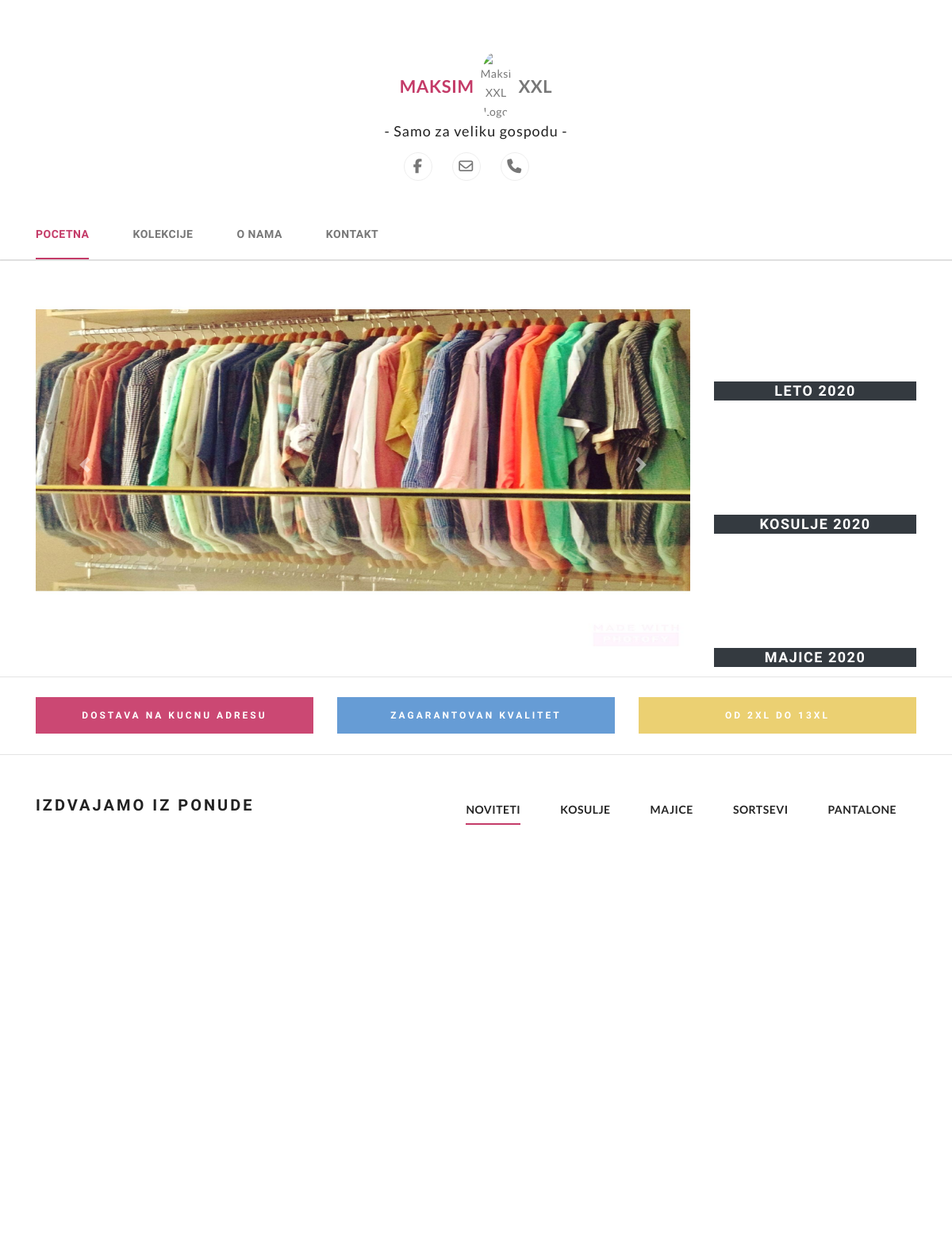
Before: / with the older database file.
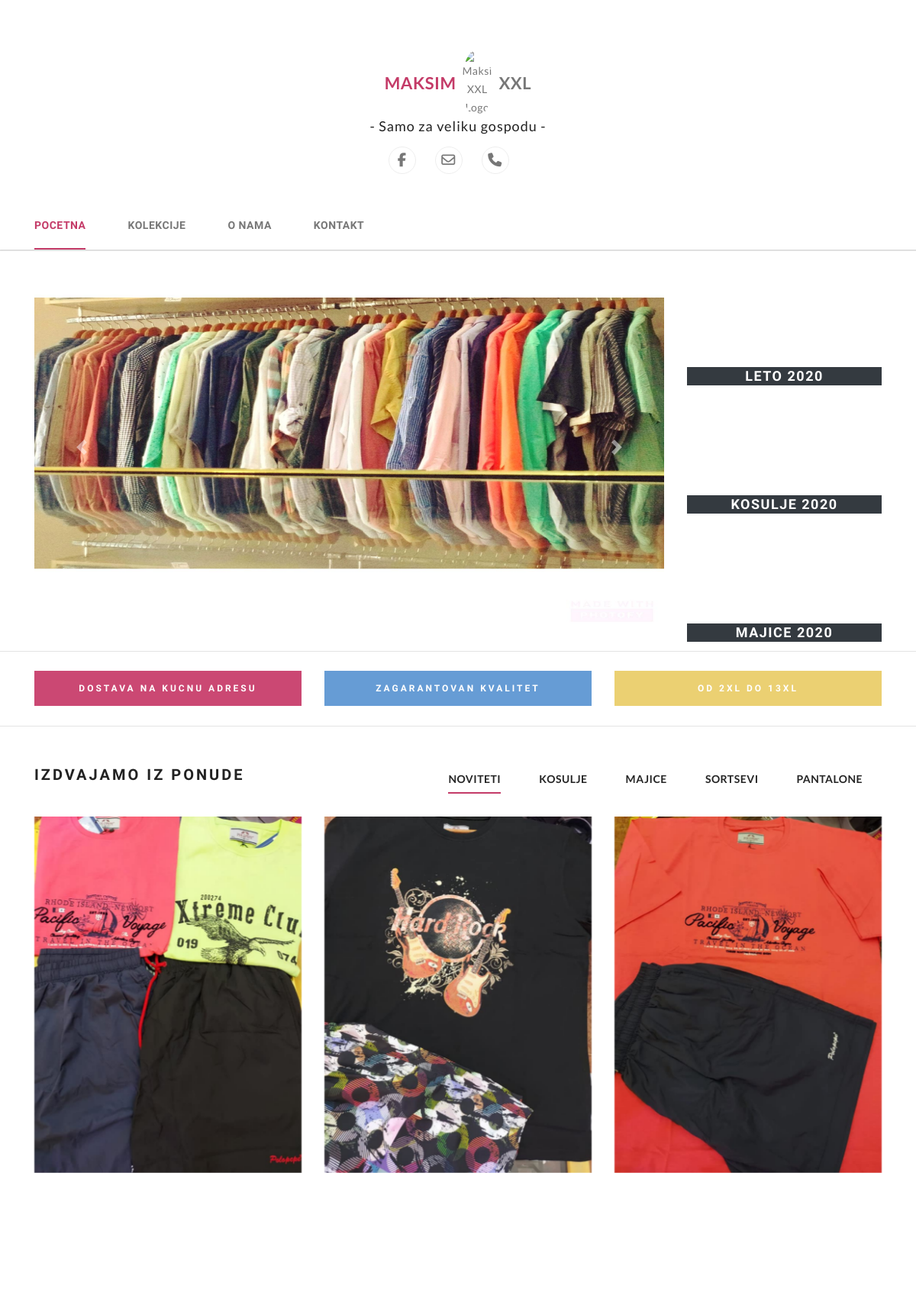
After: the same page with the newer database file.
### website/models.py (models this page shows)
class Product(models.Model):
    title = models.CharField(max_length=255)
    JESEN = 'JS'
    LETO  = 'LT'
    ZIMA  = 'ZI'
    PROLECE = 'PR'
    KOSULJE = 'KS'
    MAJICE  = 'MC'
    PANTALONE = 'PT'
    JAKNE = 'JK'
    SORTSEVI = 'ST'
    AKSESOARI = 'AK'
    KATEGORIJE = [
        (KOSULJE, 'Kosulje'),
        (SORTSEVI, 'Sortsevi'),
        (MAJICE, 'Majice'),
        (JAKNE, 'Jakne'),
        (PANTALONE, 'Pantalone'),
        (AKSESOARI, 'Aksesoari')
    ]
    HERO = 'HR'
    SIDE = 'SD'
    REGULAR = 'RG'
    TYPES = [
        (HERO, 'Hero'),
        (SIDE, 'Side'),
        (REGULAR, 'Regular')
    ]
    SEZONA = [
        (ZIMA, 'Zima'),
        (PROLECE, 'Prolece'),
        (LETO, 'Leto'),
        (JESEN, 'Jesen'),
    ]
    season = models.CharField(max_length=2, choices=SEZONA, default=LETO)
    category = models.CharField(max_length=2, choices=KATEGORIJE, default=MAJICE)
    image = models.ImageField()
    type = models.CharField(max_length=2, choices=TYPES, default=REGULAR)
    date_added = models.DateTimeField(auto_now_add=True, null=True)
    def __str__(self):
        return self.title

### website/views.py (the view)
# urls.py: path('', index),
def index(request):
    products = Product.objects.filter(title__contains="slider")
    noviteti = Product.objects.filter(date_added__gte=datetime.today() - timedelta(days=90)).exclude(title__contains="slider")
    print(products)
    return render(request, 'website/home.html', {
        'images': products,
        'noviteti': noviteti
    })

### website/templates/website/home.html (shortened to what this page needs)
{% extends './base.html' %}
{% load static %}
{% block header %}
<header class="header">
    <div class="container">
        <div class="row">
            <div class="col-lg-12">
                <div class="logo text-center">
                    <a href="index.html">
                        <span class="logo-text-main"> Maksim </span>
                        <img src="{% static "images/maksimlogo.png"%}" alt="Maksim XXL Logo" />
                        <span class="logo-text-helper"> XXL </span>
                        <br />
                    </a>
                    <p class="logo-text-helper-2 text-center"> - Samo za veliku gospodu - </p>
                    <ul class="social_icons d-flex align-items-center justify-content-center">
                        <li class="facebook"><a target="_blank" href="#"><i class="fa fa-facebook"></i></a></li>
                        <li class="gmail"><a target="_blank" href="#"><i class="far fa-envelope"></i></a></li>
                        <li class="phone"><a target="_blank" href="#"><i class="fas fa-phone"></i></a></li>
                    </ul>
                </div>
            </div>
        </div>
    </div>
    <div class="sticky_navbar">
        <div class="container">
            <div class="row">
                <div class="col-lg-8 col-md-8 d-none d-lg-block">
                    <div class="mainmenu nav navbar-collapse navbar-left">
                        <nav>
                            <ul class="navbar-nav">
                                <li class="active">
                                    <a href="index.html">Pocetna</a>
                                </li>
                                <li>
                                    <a href="kolekcije.html" class="nav-link">Kolekcije</a>
                                </li>
                                <li>
                                    <a href="about.html">O Nama</a>
                                </li>
                                <li>
                                    <a href="kontakt.html">Kontakt</a>
                                </li>
                            </ul>
                        </nav>
                    </div>
                </div>
                <div class="col-lg-4"></div>
            </div>
        </div>
    </div>
</header>
{% endblock header %}
{% block content %}
<div class="main__slider">
    <div class="container">
        <div class="row">
            <div class="col-lg-9 col-md-12">
                <div id="main_slider" class="carousel slide" data-ride="carousel">
                    <div class="carousel-inner">
                        {% for image in images %}
                        {% if forloop.first %}
                        <div class="carousel-item active">
                            <img src="{{ image.image.url }}" class="d-block w-100" alt="...">
                        </div>
                        {% else %}
                        <div class="carousel-item">
                            <img src="{{ image.image.url }}" class="d-block w-100" alt="...">
                        </div>
                        {% endif %}
                        {% endfor %}
                    </div>
                    <a class="carousel-control-prev" href="#main_slider" role="button" data-slide="prev">
                        <span class="carousel-control-prev-icon" aria-hidden="true"></span>
                    </a>
                    <a class="carousel-control-next" href="#main_slider" role="button" data-slide="next">
                        <span class="carousel-control-next-icon" aria-hidden="true"></span>
                    </a>
                </div>
            </div>
            <div class="col-lg-3 col-md-12 main__slider--right md-margin-2 sm-margin-4">
                <div class="row">
                    <div class="col-lg-12 col-md-4">
                        <div class="main__slider--right image-container image-container-one"
                            style="background-image: url('../../static/images/novitet_1.png');">
                            <div class="slider-text">
                                <a href="#" class="img-link">
                                    <h4 class="text-uppercase text-white mt-5 bg-dark">Leto 2020</h4>
                                </a>
                            </div>
                        </div>
                    </div>
                    <div class="col-lg-12 col-md-4">
                        <div class="main_slider--right-image image-container image-container-two"
                            style="background-image: url('../../static/images/kosulje_5.png');">
                            <div class="slider-text">
                                <a href="#">
                                    <h4 class="text-uppercase text-white mt-5 bg-dark">Kosulje 2020</h4>
                                </a>
                            </div>
                        </div>
                    </div>
                    <div class="col-lg-12 col-md-4">
                        <div class="main_slider--right-image image-container image-container-three"
                            style="background-image: url('../../static/images/majice_3.png');">
                            <div class="slider-text">
                                <a href="#">
                                    <h4 class="text-uppercase text-white mt-5 bg-dark">Majice 2020</h4>
                                </a>
                            </div>
                        </div>
                    </div>
                </div>
            </div>
        </div>
    </div>
</div>
    <section class="features sm-margin-4">
        <div class="container">
            <div class="row">
                <div class="col-md-4 col-lg-4">
                    <div class="feature bg-danger">
                        <a href="#">
                            <h5 class="text-uppercase">Dostava na kucnu adresu</h5>
                        </a>
                    </div>
                </div>
                <div class="col-md-4 col-lg-4">
                    <div class="feature bg-primary">
                        <a href="#">
                            <h5 class="text-uppercase">Zagarantovan kvalitet</h5>
                        </a>
                    </div>
                </div>
                <div class="col-md-4 col-lg-4">
                    <div class="feature bg-warning">
                        <a href="#">
                            <h5 class="text-uppercase text-white">od 2XL do 13XL</h5>
                        </a>
                    </div>
                </div>
            </div>
        </div>
    </section>
    <section class="trend  sm-margin-4">
        <div class="container">
            <div class="row">
                <div class="col-lg-4 col-md-12 col-sm-12">
                    <div class="section-title">
                        <h2>Izdvajamo iz ponude</h2>
                    </div>
                </div>
                <div class="col-lg-8 col-md-12 col-sm-12">
                    <div class="filter-tab">
                        <div class="filter-menu text-right">
                            <nav>
                                <ul class="navbar-nav flex-row justify-content-end" role="tablist">
                                    <li role="presentation" class="active">
                                        <a href="#noviteti" role="tab" data-toggle="tab"
                                            aria-selected="false">Noviteti</a>
                                    </li>
                                    <li role="presentation">
                                        <a href="#kosulje" role="tab" data-toggle="tab"
                                            aria-selected="false">Kosulje</a>
                                    </li>
                                    <li role="presentation">
                                        <a href="#MC" role="tab" data-toggle="tab" aria-selected="false">Majice</a>
                                    </li>
                                    <li role="presentation">
                                        <a href="#sortsevi" role="tab" data-toggle="tab"
                                            aria-selected="false">Sortsevi</a>
                                    </li>
                                    <li role="presentation">
                                        <a href="#pantalone" role="tab" data-toggle="tab"
                                            aria-selected="false">Pantalone</a>
                                    </li>
                                </ul>
                            </nav>
                        </div>
                    </div>
                </div>
            </div>
            <div class="row">
                <div class="item_slider owl-carousel">
                   {% for novitet in noviteti %}
                     <div class="col-12">
                        <div class="single_item" data-category="{{novitet.category}}" id="{{novitet.category}}">
                            <div class="single-item-img">
                                <a href="#">
                                    <img src="{{novitet.image.url}}" alt="image" />
                                </a>
                            </div>
                        </div>
                    </div>
                   {% endfor %}
                </div>
            </div>
        </div>
    </section>
{% endblock content %}

### website/templates/website/base.html (shortened to what this page needs)
<!DOCTYPE html>
<html lang="en">
<head>
    {% load static %}
    <link rel="stylesheet" href="{% static "/css/style.css"%}" />
</head>
<body>
    {%block header %}
    {% endblock header%}
    {% block content %}
    {% endblock content%}
</body>
</html>

Changed rows visible on the page:
removed Product: image (picture), shown under "IZDVAJAMO IZ PONUDE"
removed Product: image (picture), shown under "IZDVAJAMO IZ PONUDE"
removed Product: image (picture), shown under "IZDVAJAMO IZ PONUDE"
added Product: image (picture), shown under "IZDVAJAMO IZ PONUDE"
added Product: image (picture), shown under "IZDVAJAMO IZ PONUDE"
added Product: image (picture), shown under "IZDVAJAMO IZ PONUDE"
